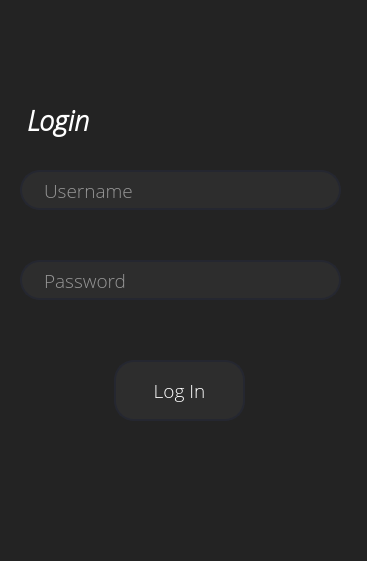
<?xml version="1.0" encoding="UTF-8"?>
<ui version="4.0">
 <class>Form</class>
 <widget class="QWidget" name="Form">
  <property name="geometry">
   <rect>
    <x>0</x>
    <y>0</y>
    <width>367</width>
    <height>561</height>
   </rect>
  </property>
  <property name="font">
   <font>
    <weight>75</weight>
    <bold>true</bold>
   </font>
  </property>
  <property name="windowTitle">
   <string>Form</string>
  </property>
  <property name="styleSheet">
   <string notr="true">background-color : rgb(35, 35, 35)</string>
  </property>
  <widget class="QLineEdit" name="lineEdit">
   <property name="geometry">
    <rect>
     <x>20</x>
     <y>170</y>
     <width>321</width>
     <height>40</height>
    </rect>
   </property>
   <property name="font">
    <font>
     <family>Open Sans Light</family>
     <pointsize>14</pointsize>
    </font>
   </property>
   <property name="styleSheet">
    <string notr="true">QLineEdit {
	border : 2px solid rgb(37,39,48);
	border-radius : 20px;
	color : #FFF;
	padding-left :  20px ; 
	padding-right :  20px ; 
	background-color: rgb(45, 45, 45);
	
}</string>
   </property>
   <property name="placeholderText">
    <string>Username</string>
   </property>
  </widget>
  <widget class="QLineEdit" name="lineEdit_2">
   <property name="geometry">
    <rect>
     <x>20</x>
     <y>260</y>
     <width>321</width>
     <height>40</height>
    </rect>
   </property>
   <property name="font">
    <font>
     <family>Open Sans Light</family>
     <pointsize>14</pointsize>
    </font>
   </property>
   <property name="styleSheet">
    <string notr="true">QLineEdit {
	border : 2px solid rgb(37,39,48);
	border-radius : 20px;
	color : #FFF;
	padding-left :  20px ; 
	padding-right :  20px ; 
	background-color: rgb(45, 45, 45);
	
}</string>
   </property>
   <property name="echoMode">
    <enum>QLineEdit::Password</enum>
   </property>
   <property name="placeholderText">
    <string>Password</string>
   </property>
  </widget>
  <widget class="QPushButton" name="pushButton">
   <property name="geometry">
    <rect>
     <x>114</x>
     <y>360</y>
     <width>131</width>
     <height>61</height>
    </rect>
   </property>
   <property name="font">
    <font>
     <family>Open Sans Light</family>
     <pointsize>14</pointsize>
    </font>
   </property>
   <property name="styleSheet">
    <string notr="true">
	border : 2px solid rgb(37,39,48);
	border-radius : 20px;
	color : #FFF;
	padding-left :  20px ; 
	padding-right :  20px ; 
	background-color: rgb(45, 45, 45);
	
</string>
   </property>
   <property name="text">
    <string>Log In</string>
   </property>
  </widget>
  <widget class="QLabel" name="label">
   <property name="geometry">
    <rect>
     <x>20</x>
     <y>90</y>
     <width>211</width>
     <height>61</height>
    </rect>
   </property>
   <property name="font">
    <font>
     <family>Open Sans Light</family>
     <pointsize>20</pointsize>
     <weight>75</weight>
     <italic>true</italic>
     <bold>true</bold>
    </font>
   </property>
   <property name="styleSheet">
    <string notr="true">	color : #FFF;
background-color: rgb(35, 35, 35);
	
	
</string>
   </property>
   <property name="text">
    <string> Login</string>
   </property>
  </widget>
 </widget>
 <resources/>
 <connections/>
</ui>
